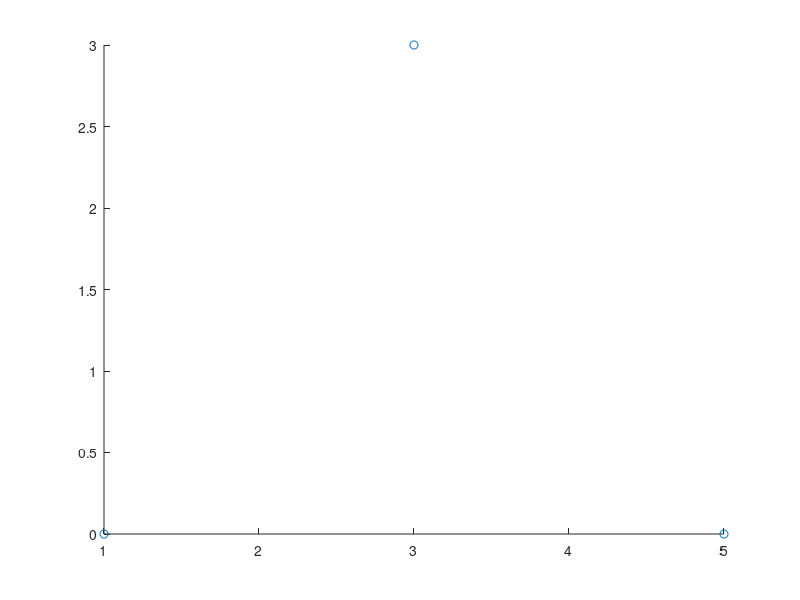

The MATLAB script that drew this image: (Note: this script raises an error after producing the figure.)
x = [1 3 5];
y = [0 3 0];
scatter(x, y, 'r*'), hold on;

p = linterp(x, y)
xx = linspace(0, 6, 1000);
yy = polyval(p, xx);
plot(xx, yy, 'b');
plot([0 6], [1 1], 'g')
f = @(x)(polyval(p, x)-1)
[x y] = zero_bisection(f, 0, 3, 10^-8, 100)
scatter(x, 1, 'k*')
[x y] = zero_bisection(f, 3, 6, 10^-8, 100)
scatter(x, 1, 'k*')
